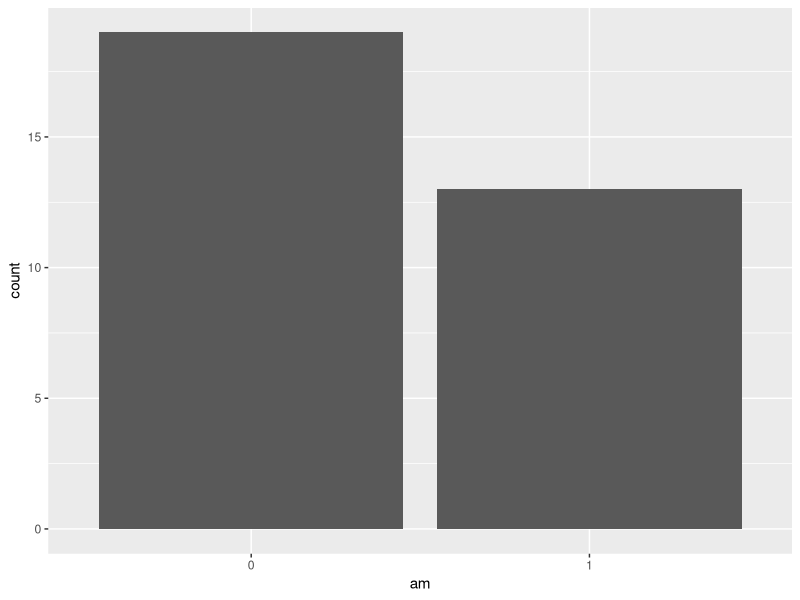
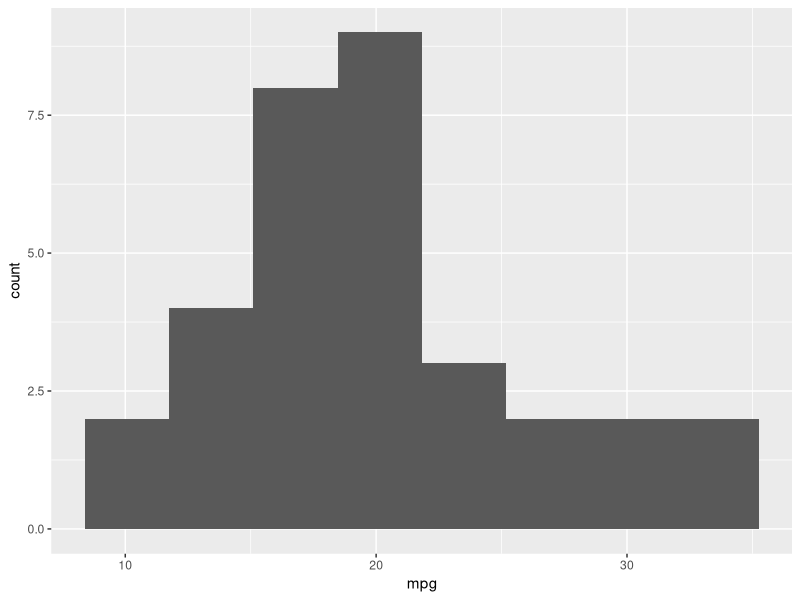
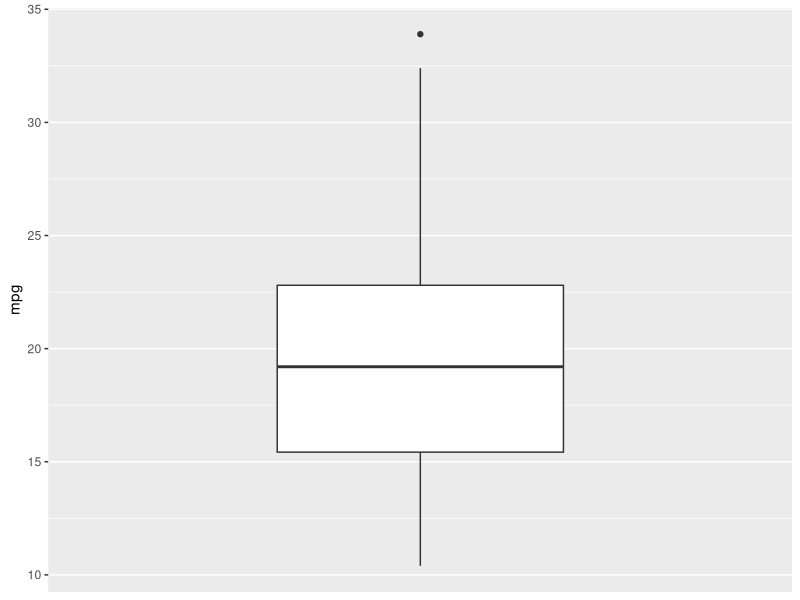
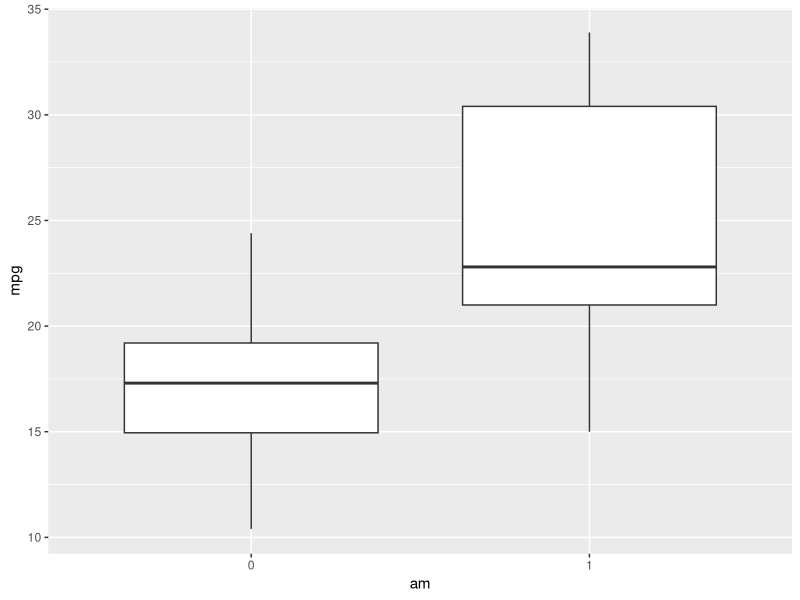
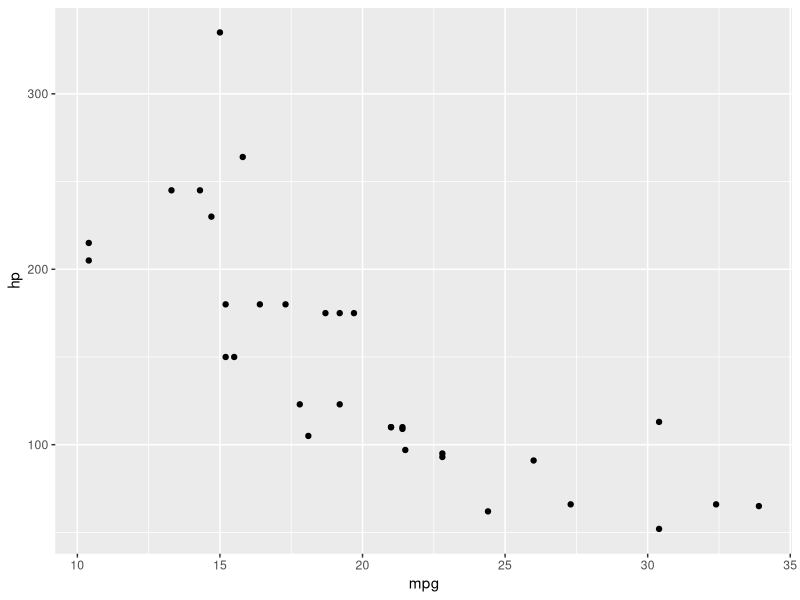

Recreate these plots in R, in order.
## ---- chunk 1
library(datasets)
library(tidyverse)
## ---- chunk 2
print('hello woRld')
birth_years <- c(1996, 2001, 1999)
print(birth_years)
## ---- chunk 3
data.frame(person = c('Jack', 'Allen', 'Lisa'), birth_years = birth_years)

?data.frame
## ---- chunk 4
mtcars <- mtcars %>% 
  mutate(am = as.factor(am))
## ---- chunk 5
?mtcars
## ---- chunk 6
glimpse(mtcars)
## ---- chunk 7
head(mtcars)
## ---- chunk 8
tail(mtcars)
## ---- chunk 9
count(mtcars, am)
## ---- chunk 10
ggplot(mtcars) +
  aes(x = am) +
  geom_bar()
  
## ---- chunk 11
summarize(mtcars, mean(mpg))
## ---- chunk 12
summarize(mtcars, median(mpg))
## ---- chunk 13
summarize(mtcars, quantile(mpg, 0.25))
## ---- chunk 14
summarize(mtcars, sd(mpg))
## ---- chunk 15
summarize(mtcars, var(mpg))
## ---- chunk 16
ggplot(mtcars, aes(x = mpg)) +
  geom_histogram(bins = 8)
## ---- chunk 17
ggplot(mtcars,
       aes(y = mpg)) + 
  scale_x_discrete( ) +
  geom_boxplot()
## ---- chunk 18
ggplot(mtcars, aes(x = am, y = mpg)) +
  geom_boxplot()
## ---- chunk 19
ggplot(mtcars, aes(x = mpg,
                 y = hp)) +
  geom_point()
